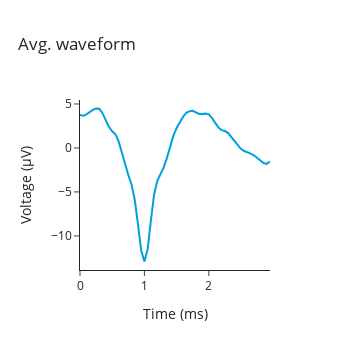
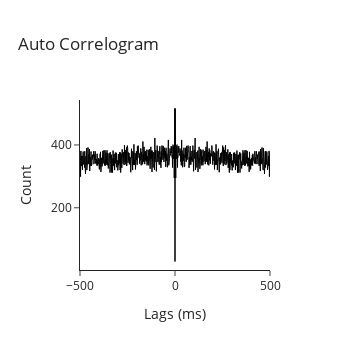

Notebook source saved alongside these figures, in order:
### Code cell
# Plot the waveform and auto-correlogram
from element_array_ephys.plotting.unit_level import (
    plot_auto_correlogram,
    plot_waveform,
)

sampling_rate = (ephys.EphysSessionInfo & ephys_key).fetch1("session_info")[
    "sample_rate"
] / 1e3  # in kHz

peak_electrode_waveform, spike_times, cluster_quality_label = (
    (ephys.CuratedClustering.Unit & ephys_key & f"unit={unit}")
    * ephys.WaveformSet.PeakWaveform
).fetch1("peak_electrode_waveform", "spike_times", "cluster_quality_label")

# Get the figure
waveform_fig = plot_waveform(
    waveform=peak_electrode_waveform, sampling_rate=sampling_rate
)

correlogram_fig = plot_auto_correlogram(
    spike_times=spike_times, bin_size=0.001, window_size=1
)

display(waveform_fig)
display(correlogram_fig)

### Figure 1 — Plotly figure (JSON) as saved in the notebook; plotly's stock layout.template omitted (floating-point values rounded to 4 significant figures)
{"data": [{"hovertemplate": "%{y:.2f} μV<br>%{x:.2f} ms<extra></extra>", "line": {"color": "rgb(0, 160, 223)", "width": 2}, "mode": "lines", "type": "scatter", "x": [0, 0.05, 0.1, 0.15, 0.2, 0.25, 0.3, 0.35, 0.4, 0.45, 0.5, 0.55, 0.6, 0.65, 0.7, 0.75, 0.8, 0.85, 0.9, 0.95, 1, 1.05, 1.1, 1.15, 1.2, 1.25, 1.3, 1.35, 1.4, 1.45, 1.5, 1.55, 1.6, 1.65, 1.7, 1.75, 1.8, 1.85, 1.9, 1.95, 2, 2.05, 2.1, 2.15, 2.2, 2.25, 2.3, 2.35, 2.4, 2.45, 2.5, 2.55, 2.6, 2.65, 2.7, 2.75, 2.8, 2.85, 2.9, 2.95], "y": [3.744, 3.654, 3.82, 4.1, 4.321, 4.487, 4.454, 3.955, 3.145, 2.372, 1.898, 1.546, 0.7511, -0.5507, -1.956, -3.081, -4.161, -5.897, -8.685, -11.67, -12.91, -11.51, -8.296, -5.312, -3.729, -3.032, -2.202, -1.124, 0.2231, 1.403, 2.264, 2.965, 3.552, 3.986, 4.164, 4.219, 4.075, 3.874, 3.868, 3.903, 3.815, 3.405, 2.85, 2.316, 2.019, 1.924, 1.687, 1.222, 0.718, 0.2402, -0.1217, -0.3452, -0.4579, -0.6451, -0.8389, -1.151, -1.499, -1.716, -1.815, -1.555]}], "layout": {"height": 350, "title": {"text": "Avg. waveform"}, "width": 350, "xaxis": {"title": {"text": "Time (ms)"}}, "yaxis": {"title": {"text": "Voltage (μV)"}}}}

### Figure 2 — Plotly figure (JSON) as saved in the notebook; plotly's stock layout.template omitted (floating-point values rounded to 4 significant figures; data arrays with more than 128 entries replaced by an {"elided": "..."} marker saying what was removed)
{"data": [{"hovertemplate": "%{y}<br>%{x:.2f} ms<extra></extra>", "line": {"color": "black", "width": 1}, "mode": "lines", "type": "scatter", "x": {"elided": "1001 int values"}, "y": {"elided": "1001 int values"}}], "layout": {"height": 350, "title": {"text": "Auto Correlogram"}, "width": 350, "xaxis": {"title": {"text": "Lags (ms)"}}, "yaxis": {"range": [0, null], "title": {"text": "Count"}}}}
